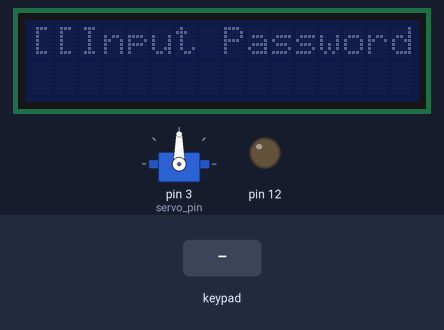
This sketch was run on a simulated Arduino Uno, built for the host (arithmetic inside an expression is 32-bit, double 64-bit). On the bench: 16×2 character LCD, servo, output pins drawn as LEDs (lit = HIGH). The test bench sets the inputs (shaded band). EEPROM starts erased.

Above: at 1.2 s.
1.3 s: keypad keys 8 9 1 0 1 1 # pressed 0.4 s apart
At 4.5 s:
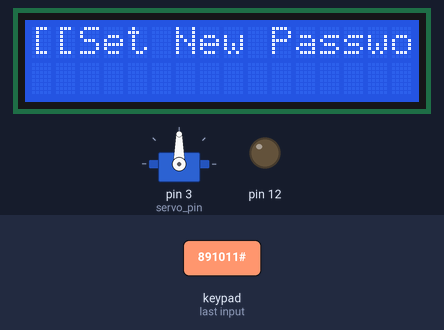
5.6 s: key '*' pressed
At 7.1 s:
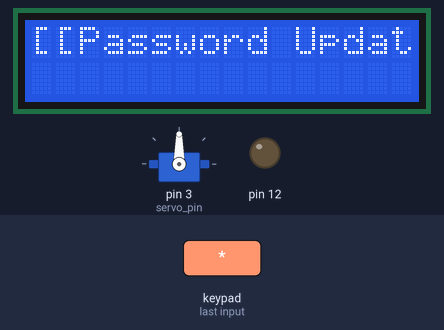
8.6 s: keypad keys 8 9 1 0 1 1 A pressed 0.4 s apart
At 11.7 s:
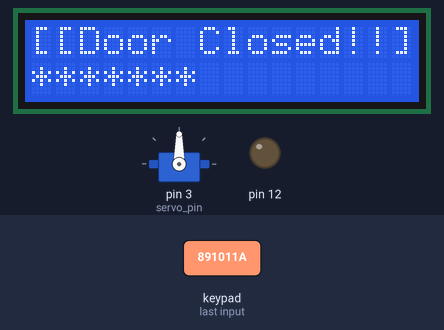
12.9 s: keypad keys 8 9 1 0 1 1 D pressed 0.4 s apart
At 16.6 s:
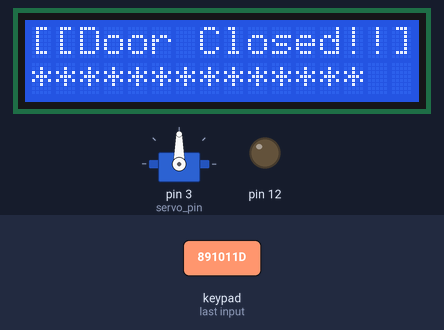
17.2 s: key '1' pressed
At 18.1 s:
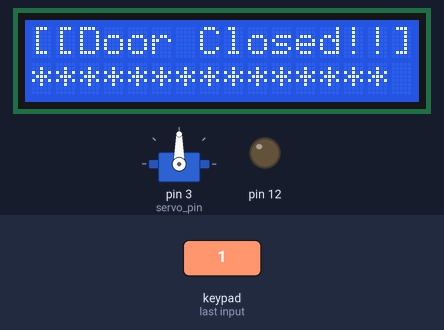
20.2 s: keypad keys 8 9 1 0 1 1 pressed 0.4 s apart
At 23.2 s:
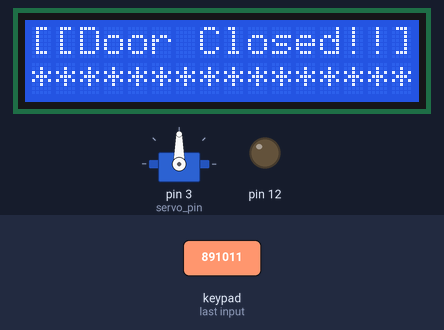
Timing chart, 0 to 24.7 s (numbered marks = the images above; inputs shaded):
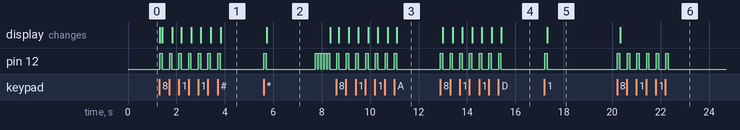

Measured:
- after the input at 1.3 s, pin 12: alternates HIGH for 0.10 s and LOW for 0.30 s, 14 changes in all, then stays LOW, starting at once; the display: first changes at once (image 1 shows a later state)
- after the input at 5.6 s, pin 12: goes HIGH 0.10 s, LOW 2.0 s, 4 × (HIGH 0.10 s, LOW 0.02 s), HIGH 0.10 s, then LOW, starting at once; the display: changes after 0.13 s (image 2)
- after the input at 8.6 s, pin 12: alternates HIGH for 0.10 s and LOW for 0.30 s, 14 changes in all, then stays LOW, starting at once; the display: first changes after 0.11 s (image 3 shows a later state)
- after the input at 12.9 s, pin 12: alternates HIGH for 0.10 s and LOW for 0.30 s, 14 changes in all, then stays LOW, starting at once; the display: first changes after 0.11 s (image 4 shows a later state)
- after the input at 17.2 s, pin 12: LOW → HIGH at once, → LOW 0.10 s later; the display: changes after 0.12 s (image 5)
- after the input at 20.2 s, pin 12: alternates HIGH for 0.10 s and LOW for 0.30 s, 12 changes in all, then stays LOW, starting at once; the display: changes after 0.13 s (image 6)
- what the display in image 2 shows lasts 2.7 s, from 5.7 s to 8.4 s

The sketch:

KEYPAD.ino
```cpp
#include <MiniCom.h>
#include <Keypad.h>
#include <Led.h>
#include <Servo.h>
#include <SimpleTimer.h>
#include <EEPROM.h>

MiniCom com;
Led led(12);
Servo sv;
SimpleTimer timer;

const int servo_pin = 3;

const int _OPEN = 180;
const int _CLOSE = 90;
const int _LOCKED = 0;        // 상태변수 선언

int fail_count = 0;          // 실패 횟수
int state = _CLOSE;          // 초기상태
int backlight_state = -1;    // LCD 상태

const byte ROWS = 4; // 행(rows) 개수
const byte COLS = 4; // 열(columns) 개수

char keys[ROWS][COLS] = {
  {'1','2','3','A'},
  {'4','5','6','B'},
  {'7','8','9','C'},
  {'*','0','#','D'}
};

byte rowPins[ROWS] = {7, 6, 5, 4}; // R1, R2, R3, R4 단자가 연결된 핀 번호
byte colPins[COLS] = {8, 9, 10, 11}; // C1, C2, C3, C4 단자가 연결된 핀 번호

Keypad keypad(makeKeymap(keys), rowPins, colPins, ROWS, COLS);
String input = "";          // 입력
String real_input = "";     // 실제 입력값

String password = "0000";   // 초기 패스워드

boolean pw_reset = false;    // 패스워드 변경모드 상태

void beep() {
  led.on();
  delay(100);
  led.off();
}

void success() {
  for (int i=0; i<3; i++) {
    beep();
    delay(200);
  }
}

void alert() {
  for (int i=0; i<5; i++) {
    beep();
    delay(20);
  }
}

void key_reset() {
  input = "";
  real_input = "";
}

void open() {
  success();
  com.print(0, "[[Door Open!!]]");
  sv.write(_OPEN);
  key_reset();
  fail_count = 0;
  timer.setTimeout(3000, [](){
          close();
          com.BacklightOff();
          key_reset();
        });
  delay(3000);                       // 3초뒤 close로 바뀜
}


void close() {
  alert();
  com.print(0, "[[Door Closed!!]]");
  sv.write(_CLOSE);
  key_reset();
}

void lock() {
  alert();
  sv.write(_LOCKED);
  unsigned long startTime = millis();
  com.print(0, "[[Door Locked!!]]");
  while (millis() - startTime < 60000) {     // 1분 동안 대기

  }
  com.print(0, "[[Input Password]]");
  fail_count = 0;                            // fail_count 초기화
}


void key_input() {
  char key = keypad.getKey();

  if(key) {
    com.BacklightOn();
    beep();

    real_input += key;        // 실제 키 입력값
    input += "*";             // 키 입력시 input 은 * 이 추가됨

    timer.deleteTimer(backlight_state);    // 키 입력이 감지될때마다 기존 타이머 삭제

    backlight_state = timer.setTimeout(3000, [](){
          com.BacklightOff();
          key_reset();
        });                                        // 키 입력 이후 3초뒤에 LCD OFF

      if(key == '*' && !pw_reset) {                                 // pw_reset 상태가 false 이고, * 키를 눌렀을 때 비밀번호 확인
        if(real_input.substring(0, real_input.length() - 1) == password) {      // 실제 키 입력값에서 마지막 * 을 제외하고 비교
          open();
        }
        else {
          close();
          fail_count ++;               // 실패시 fail_count 1 증가
        }
      }
      else if(key == '#' && !pw_reset) {              // pw_reset 상태가 false 이고, # 키를 눌렀을 때 비밀번호 변경모드 진입
        pw_reset = true;
        key_reset();
        com.print(0, "[[Set New Password]]");
      }
      else if(key == '*' && pw_reset) {                 // pw_reset 상태가 True 이고, * 키를 눌렀을 때 비밀번호 변경하기
        for (int i = 0; i < password.length(); i++) {        // 비밀번호의 길이만큼 배열을 앞에서부터 하나씩 읽기
          EEPROM.write(i, password[i]);                      // EEPROM의 i 번지부터 시작해서 하나씩 쓰기
        }
        key_reset();
        pw_reset = false;
        com.print(0, "[[Password Updated]]");
        timer.setTimeout(1000, close);
        delay(2000);
      }
      else if(key == '#' && pw_reset) {              // pw_reset 상태가 True 이고, # 키를 눌렀을 때 비밀번호 입력모드로 변경
        key_reset();
        pw_reset = false;
        com.print(0, "[[Input Password]]");
      }

  }
}


void setup() {
  com.init();
  sv.attach(servo_pin);
  sv.write(_CLOSE);
  password = "";                                // 시작시 비밀번호 초기화
  for (int i = 0; i < 4; i++) {
    password += char(EEPROM.read(i));          // EEPROM의 i 번지부터 데이터를 가져와서 password에 추가하여 읽기
  }
  com.print(0, "[[Input Password]]");
  com.BacklightOff();
}

void loop() {
  timer.run();
  key_input();
  com.print(1, input);

  if (fail_count >= 3) {
    lock();
  }
}
```
